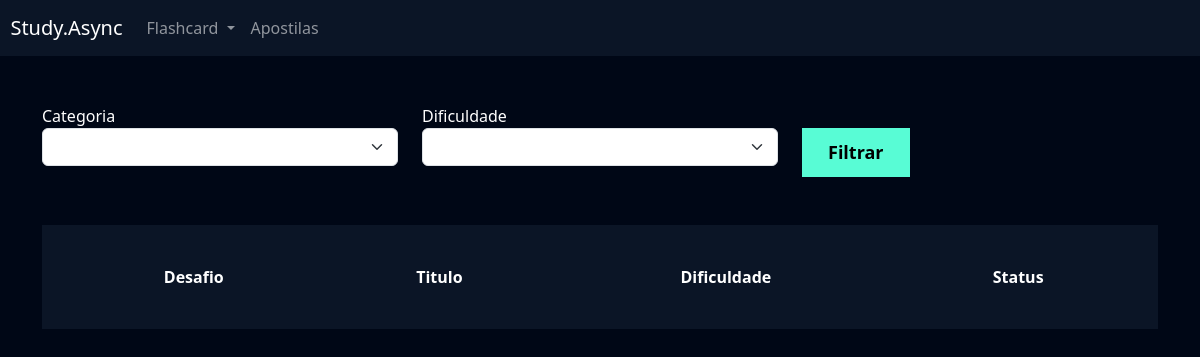
Before: /flashcard/listar_desafio/ (signed in) with the older database file.
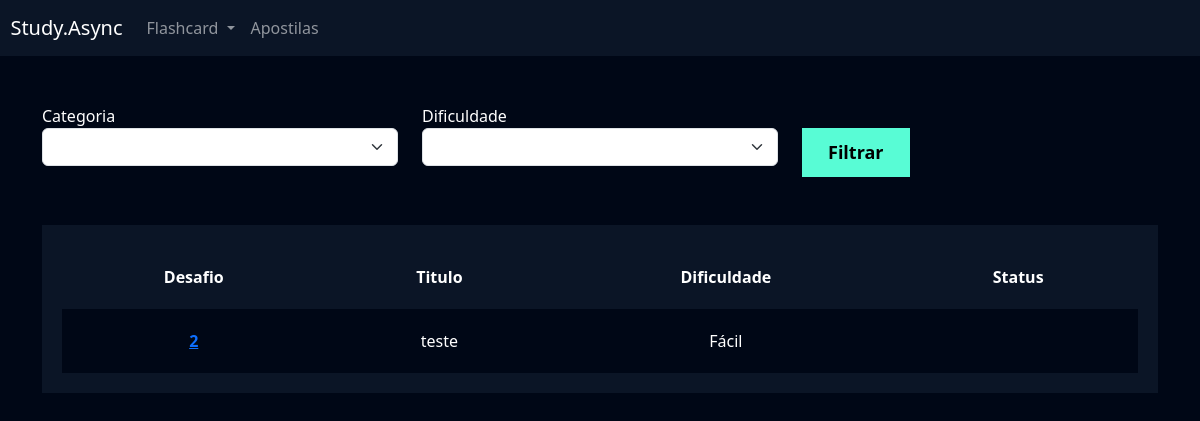
After: the same page with the newer database file.
### flashcard/models.py (models this page shows, shortened)
class Desafio(models.Model):
    user = models.ForeignKey(User, on_delete=models.DO_NOTHING)
    titulo = models.CharField(max_length=100)
    categoria = models.ManyToManyField(Categoria)
    quantidade_perguntas = models.IntegerField()
    dificuldade = models.CharField(
    max_length=1, choices=Flashcard.DIFICULDADE_CHOICES
    )
    flashcards = models.ManyToManyField(FlashcardDesafio)

### flashcard/views.py (the view)
# urls.py: path('listar_desafio/', views.listar_desafio, name='listar_desafio'),
def listar_desafio(request):
    desafios = Desafio.objects.filter(user=request.user)
    return render(request,'listar_desafio.html',{'desafios': desafios,},)

### flashcard/templates/listar_desafio.html (shortened to what this page needs)
{% extends "base.html" %}
{% load static %}
{% block 'cabecalho' %}
<link href="{% static 'usuarios/css/cadastro.css' %}" rel="stylesheet">
<link href="{% static 'flashcard/css/novo_flashcard.css' %}" rel="stylesheet">
<link href="{% static 'flashcard/css/iniciar_desafio.css' %}" rel="stylesheet">
<link href="{% static 'flashcard/css/desafio.css' %}" rel="stylesheet">
<link href='https://unpkg.com/boxicons@2.1.4/css/boxicons.min.css' rel='stylesheet'>
{% endblock 'cabecalho' %}
{% block 'conteudo' %}
<div class="container">
    <br>
    <br>
    <div class="row">
        <div class="col-md">
            <form action="}" method="GET">
                <label for="">Categoria</label>
                <select name="categoria" class="form-select">
                </select>
        </div>
        <div class="col-md">
            <label for="">Dificuldade</label>
            <select name="dificuldade" class="form-select">
            </select>
        </div>
        <div class="col-md">
            <br>
            <input type="submit" value="Filtrar" class="btn-cadastro">
        </div>
    </div>
    <br>
    <br>
    <div class="box-listar">
        <table>
            <thead>
                <tr>
                    <th scope="col">Desafio</th>
                    <th scope="col">Titulo</th>
                    <th scope="col">Dificuldade</th>
                    <th scope="col">Status</th>
                </tr>
            </thead>
            <tbody>
                {% for desafio in desafios %}
                <tr class="linha">
                    <th><a href="{% url 'desafio' desafio.id %}">{{desafio.id}}</a></th>
                    <td>{{desafio.titulo}}</td>
                    <td>{{desafio.get_dificuldade_display}}</td>
                    <td>{{desafio.status}}</td>
                </tr>
                {% endfor %}
            </tbody>
        </table>
    </div>
</div>
{% endblock 'conteudo' %}

Changed rows visible on the page:
added Desafio: id "2", titulo "teste", dificuldade "Fácil"
